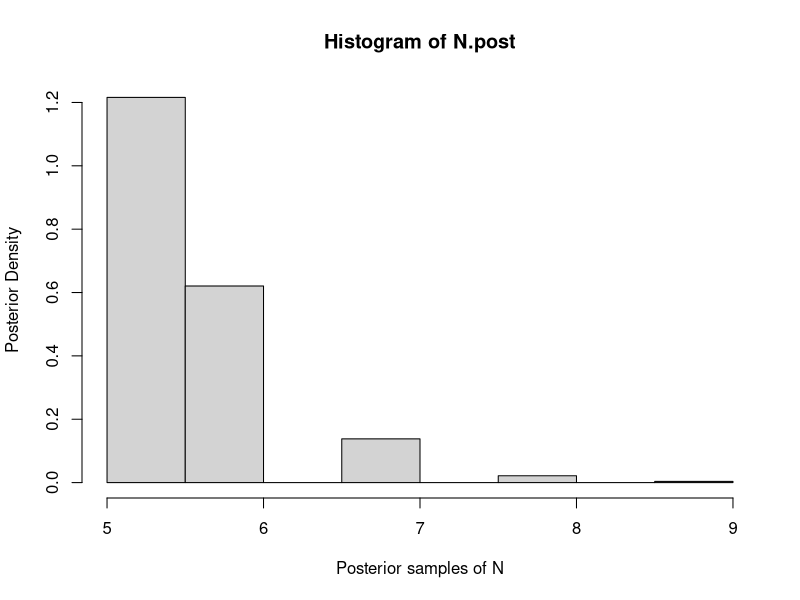
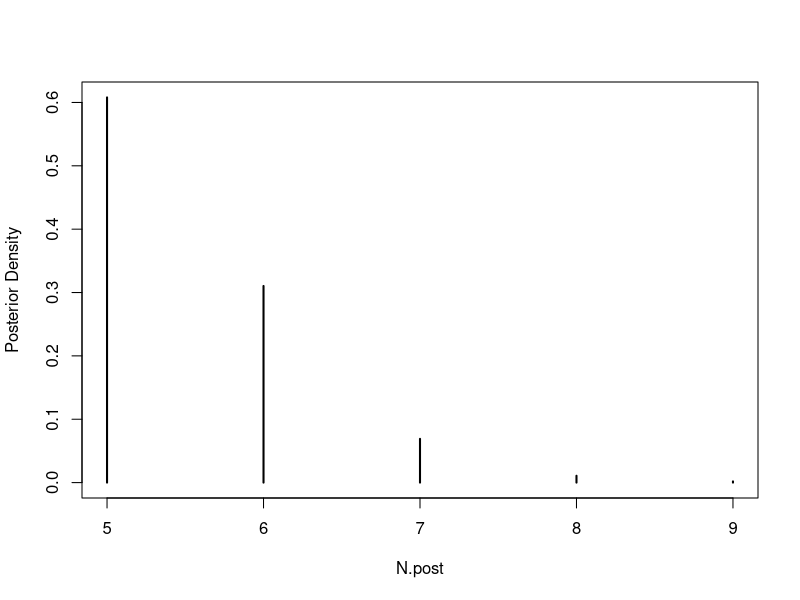
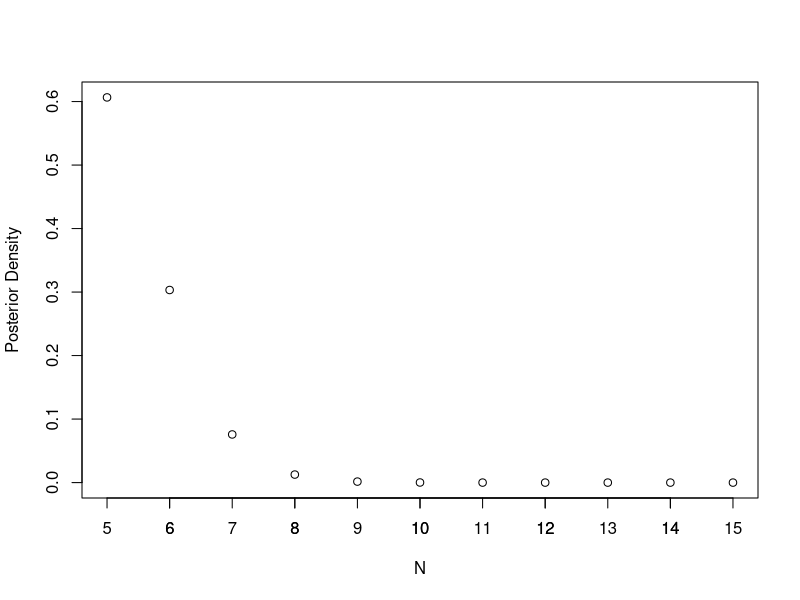

Write the R code that produced these figures, in order.
## ---- chunk 1
#------------------------------
# ST590-A4
# Author: Yan (Dora) Zhang
# Date: Feb 11, 2016
#------------------------------

rm(list=ls())
#------------------------------#------------------------------
#  (2) plot the posterior distribution of N.
#------------------------------#------------------------------
# (i) MCMC steps. 
nn <- 10000000
N <- rpois(nn, lambda=1)
Y <- rbinom(nn, size=N, prob=1/2)
inx <- which(Y==5)
N.post <- N[inx]
hist(N.post, freq=F, xlab="Posterior samples of N", ylab="Posterior Density")
plot(table(N.post)/length(N.post), ylab="Posterior Density")

# (ii) Exact posterior distritution: N-5|Y=5 ~ Poisson(1/2), only draw N from 5 to 15 as the others have close to zero density. 
probs <- dpois(0:10, lambda=1/2)
plot(5:15, probs, xlab="N", ylab="Posterior Density")
axis(1, at=seq(5, 15, by=1), labels = T)

